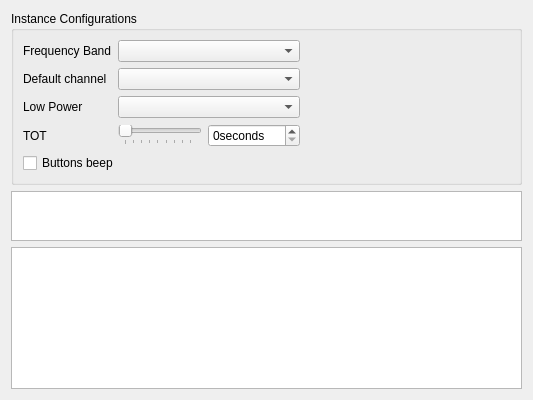
<?xml version="1.0" encoding="UTF-8"?>
<ui version="4.0">
    <class>Instance</class>
    <widget class="QWidget" name="Instance">
        <property name="geometry">
            <rect>
                <x>0</x>
                <y>0</y>
                <width>533</width>
                <height>400</height>
            </rect>
        </property>
        <property name="minimumSize">
            <size>
                <width>533</width>
                <height>400</height>
            </size>
        </property>
        <property name="windowTitle">
            <string>MainWindow</string>
        </property>
        <property name="windowIcon">
            <iconset resource="../qfm1000.qrc">
                <normaloff>:/icons/application</normaloff>:/icons/application
            </iconset>
        </property>
        <layout class="QGridLayout" name="gridLayout" rowstretch="0,1,0">
            <item row="1" column="0">
                <widget class="QTableView" name="channelsTableView">
                    <property name="minimumSize">
                        <size>
                            <width>0</width>
                            <height>50</height>
                        </size>
                    </property>
                </widget>
            </item>
            <item row="2" column="0">
                <widget class="QTextEdit" name="hexDataTextEdit">
                    <property name="minimumSize">
                        <size>
                            <width>0</width>
                            <height>50</height>
                        </size>
                    </property>
                    <property name="font">
                        <font>
                            <family>Roboto</family>
                        </font>
                    </property>
                    <property name="readOnly">
                        <bool>true</bool>
                    </property>
                    <property name="markdown">
                        <string>


                        </string>
                    </property>
                    <property name="html">
                        <string>&lt;!DOCTYPE HTML PUBLIC &quot;-//W3C//DTD HTML 4.0//EN&quot; &quot;http://www.w3.org/TR/REC-html40/strict.dtd&quot;&gt;
                            &lt;html&gt;&lt;head&gt;&lt;meta name=&quot;qrichtext&quot; content=&quot;1&quot; /&gt;&lt;style
                            type=&quot;text/css&quot;&gt;
                            p, li { white-space: pre-wrap; }
                            &lt;/style&gt;&lt;/head&gt;&lt;body style=&quot; font-family:'Roboto'; font-size:9pt;
                            font-weight:400; font-style:normal;&quot;&gt;
                            &lt;p style=&quot; margin-top:0px; margin-bottom:0px; margin-left:0px; margin-right:0px;
                            -qt-block-indent:0; text-indent:0px;&quot;&gt; &lt;/p&gt;
                            &lt;p style=&quot; margin-top:0px; margin-bottom:0px; margin-left:0px; margin-right:0px;
                            -qt-block-indent:0; text-indent:0px;&quot;&gt; &lt;/p&gt;
                            &lt;p style=&quot; margin-top:0px; margin-bottom:0px; margin-left:0px; margin-right:0px;
                            -qt-block-indent:0; text-indent:0px;&quot;&gt; &lt;/p&gt;&lt;/body&gt;&lt;/html&gt;
                        </string>
                    </property>
                </widget>
            </item>
            <item row="0" column="0">
                <widget class="QGroupBox" name="eepromGroupBox">
                    <property name="title">
                        <string>Instance Configurations</string>
                    </property>
                    <layout class="QGridLayout" name="configGridLayout" columnstretch="0,0,0,1">
                        <item row="1" column="0">
                            <widget class="QLabel" name="defaultChannelLabel">
                                <property name="text">
                                    <string>Default channel</string>
                                </property>
                            </widget>
                        </item>
                        <item row="2" column="1" colspan="2">
                            <widget class="QComboBox" name="lowPowerComboBox"/>
                        </item>
                        <item row="3" column="2">
                            <widget class="QSpinBox" name="totSpinBox">
                                <property name="wrapping">
                                    <bool>false</bool>
                                </property>
                                <property name="frame">
                                    <bool>true</bool>
                                </property>
                                <property name="suffix">
                                    <string>seconds</string>
                                </property>
                                <property name="maximum">
                                    <number>255</number>
                                </property>
                            </widget>
                        </item>
                        <item row="0" column="1" colspan="2">
                            <widget class="QComboBox" name="frequencyBandComboBox"/>
                        </item>
                        <item row="0" column="3">
                            <spacer name="horizontalSpacer">
                                <property name="orientation">
                                    <enum>Qt::Horizontal</enum>
                                </property>
                                <property name="sizeHint" stdset="0">
                                    <size>
                                        <width>40</width>
                                        <height>20</height>
                                    </size>
                                </property>
                            </spacer>
                        </item>
                        <item row="0" column="0">
                            <widget class="QLabel" name="frequencyBandLabel">
                                <property name="text">
                                    <string>Frequency Band</string>
                                </property>
                            </widget>
                        </item>
                        <item row="2" column="0">
                            <widget class="QLabel" name="lowPowerLabel">
                                <property name="text">
                                    <string>Low Power</string>
                                </property>
                            </widget>
                        </item>
                        <item row="3" column="1">
                            <widget class="QSlider" name="totSlider">
                                <property name="maximum">
                                    <number>255</number>
                                </property>
                                <property name="orientation">
                                    <enum>Qt::Horizontal</enum>
                                </property>
                                <property name="invertedAppearance">
                                    <bool>false</bool>
                                </property>
                                <property name="invertedControls">
                                    <bool>false</bool>
                                </property>
                                <property name="tickPosition">
                                    <enum>QSlider::TicksBelow</enum>
                                </property>
                                <property name="tickInterval">
                                    <number>30</number>
                                </property>
                            </widget>
                        </item>
                        <item row="4" column="0" colspan="3">
                            <widget class="QCheckBox" name="beepCheckBox">
                                <property name="text">
                                    <string>Buttons beep</string>
                                </property>
                            </widget>
                        </item>
                        <item row="3" column="0">
                            <widget class="QLabel" name="totLabel">
                                <property name="text">
                                    <string>TOT</string>
                                </property>
                            </widget>
                        </item>
                        <item row="1" column="1" colspan="2">
                            <widget class="QComboBox" name="defaultChannelComboBox"/>
                        </item>
                    </layout>
                </widget>
            </item>
        </layout>
    </widget>
    <resources>
        <include location="../qfm1000.qrc"/>
    </resources>
    <connections/>
</ui>
